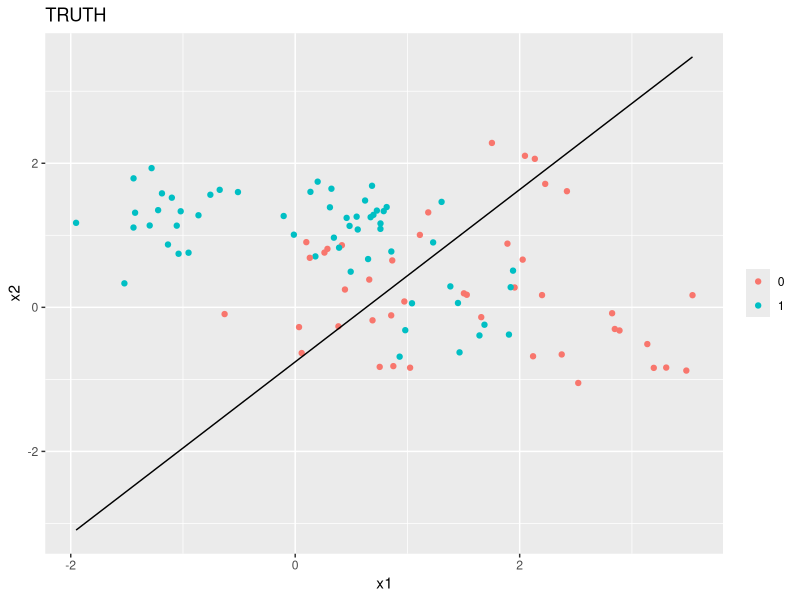
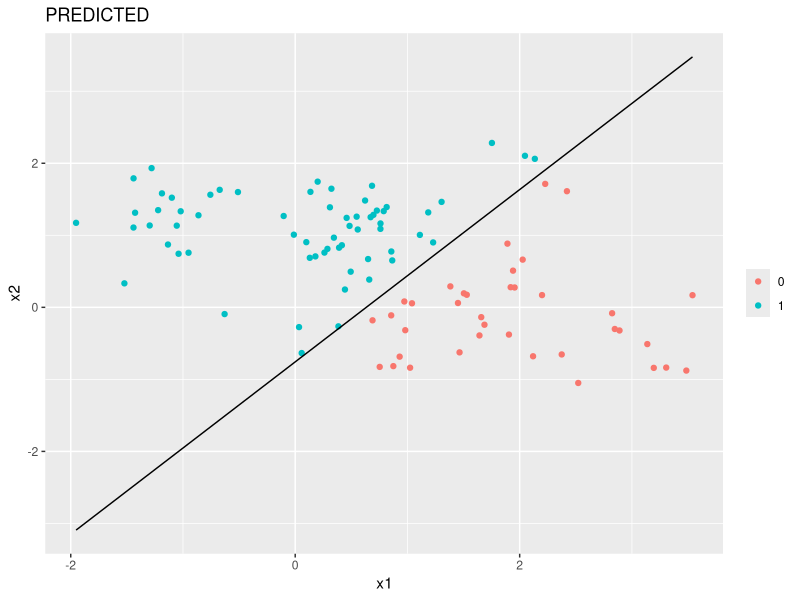

Write R code to recreate these figures, in order. (Note: this script raises an error after producing the figures.)
# Chapter 2 Normal Mixture Models Simulation
# Alexander Durbin
# Worry about optimization later

rm(list = ls())

library(tidyverse)
library(MASS)

set.seed(11271992)


# Generate Data -----------------------------------------------------------

# generate centroids
mu <- c(1, 0)
sigma <- diag(1, nrow = 2)
center <- mvrnorm(n = 5, mu = mu, Sigma = sigma)
centroids <- tibble(x1 = center[, 1], x2 = center[, 2], class = rep(0, 5))


mu <- c(0, 1)
center <- mvrnorm(n = 5, mu = mu, Sigma = sigma)
tmp <- tibble(x1 = center[, 1], x2 = center[, 2], class = rep(1, 5))

centroids <- bind_rows(centroids, tmp)

# generate data

my_data <- tibble(x1 = rep(0, 100), x2 = rep(0, 100), class = rep(NA, 100),
                  subclass = rep(NA, 100))

# make this a function with apply statement later
for (i in 1:nrow(my_data)) {
  
  row_index <- sample(1:10, 1)
  
  new_point <- mvrnorm(n = 1,
                       mu = c(centroids$x1[row_index], centroids$x2[row_index]),
                       Sigma = sigma / 5) 
  
  my_data$x1[i] = new_point[1]
  my_data$x2[i] = new_point[2]
  my_data$class[i] = centroids$class[row_index]
  my_data$subclass[i] = row_index
  
}


# Least squares classification and error rates ----------------------------

# linear model using x1, x2 to predict 0,1 response
lmfit <- lm(class ~ x1 + x2, data = my_data)

# create model matrix
tmp <- my_data %>% 
  dplyr::select(x1, x2) %>% 
  mutate(intercept = rep(1, nrow(my_data))) %>% 
  dplyr::select(intercept, x1, x2)

# predicted values
my_data$yhat <- as.matrix(tmp) %*% coefficients(lmfit)

# encoding of classes
my_data <- my_data %>% 
  mutate(pred_class_reg = ifelse(yhat > 0.5, 1, 0))

my_data <- my_data %>% 
  mutate(x1_seq = seq(min(x1), max(x1), length.out = nrow(my_data))) %>% 
  mutate(x2_seq = (0.5 - coefficients(lmfit)[1] - coefficients(lmfit)[2] * x1_seq) / coefficients(lmfit)[3])

# plot data by class
ggplot(data = my_data) +
  geom_point(mapping = aes(x = x1, y = x2, color = factor(class))) +
  theme(legend.title=element_blank()) +
  ggtitle('TRUTH') +
  geom_line(mapping = aes(x = x1_seq, y = x2_seq))

ggplot(data = my_data) +
  geom_point(mapping = aes(x = x1, y = x2, color = factor(pred_class_reg))) +
  theme(legend.title=element_blank()) +
  ggtitle('PREDICTED') +
  geom_line(mapping = aes(x = x1_seq, y = x2_seq))

# Get terms for confusion matrix as in HW0

a <- my_data %>% 
  filter(class == 0, pred_class_reg == 0) %>% 
  nrow()

b <- my_data %>% 
  filter(class == 0, pred_class_reg == 1) %>% 
  nrow()

c <- my_data %>% 
  filter(class == 1, pred_class_reg == 0) %>% 
  nrow()

d <- my_data %>% 
  filter(class == 1, pred_class_reg == 1) %>% 
  nrow()

f_pos_reg <- b / (a + b)
f_neg_reg <- c / (c + d)


# Optimal separating boundary for sequence data ---------------------------------------------

# generate sequences for calculating class probabilities and plotting
# x1_seq <- seq(min(my_data$x1), max(my_data$x1), by = 0.01)
# x2_seq <- seq(min(my_data$x2), max(my_data$x2), length.out = length(x1_seq))
# seq_mat <- cbind(x1_seq, x2_seq)

# function to compute the normal density given data and centroid
# consider using dmvtnorm instead
# norm_den <- function(vec, cent){
#   
#   diff <- vec - cent
#   diff <- as.matrix(diff)
#   thing <- exp((-5 / 2) * diff %*% t(diff))
#   return(thing)
#   
# }

# class 1 numerator and denominator storage
# c1_num <- matrix(data = 0, ncol = 5, nrow = length(x1_seq))
# c1_den <- matrix(data = 0, ncol = 10, nrow = length(x1_seq))

# loop through the centroids and fill each column of c1_num with the density
# for that particular centroid
# for(i in 1:5){
#   # c1_num[, i] <- apply(seq_mat, 1, function(g) norm_den(g, centroids[i, 1:2]))
#   c1_num[, i] <- apply(
#     seq_mat, 1,
#     function(g) dmvnorm(x = g, mean = as.matrix(centroids[i, 1:2]), sigma = diag(1/5, nrow = 2))
#   )
# }
# 
# # do the same except for all 10 centroids
# for(i in 1:10){
#   # c1_den[, i] <- apply(seq_mat, 1, function(g) norm_den(g, centroids[i, 1:2]))
#   c1_den[, i] <- apply(
#     seq_mat, 1,
#     function(g) dmvnorm(x = g, mean = as.matrix(centroids[i, 1:2]), sigma = diag(1/5, nrow = 2))
#   )
# }
# 
# # now sum across the rows
# c1_num <- apply(c1_num, 1, sum)
# c1_den <- apply(c1_den, 1, sum)
# 
# # make a dataframe and add column of the probabilities derived in class
# # make a new column of 1 - class 1 probs = class 2 probs
# seq_mat <- as.tibble(seq_mat) %>%
#   mutate(class_1_probs = c1_num/c1_den) %>% 
#   mutate(class_2_probs = 1 - class_1_probs)
#   
# # find observations where class probabilites are approximately equal
# seq_mat <- seq_mat %>% 
#   filter(abs(class_1_probs - class_2_probs) < 5e-2)
# 
# # failed plot attempt
# ggplot() +
#   geom_point(data = my_data, mapping = aes(x = x1, y = x2, color = factor(class))) +
#   theme(legend.title=element_blank()) +
#   ggtitle('TRUTH') +
#   geom_curve(data = seq_mat, mapping = aes(x = x1_seq, y = x2_seq, xend = min(my_data$x1), yend = min(my_data$x2)))
#   

# Bayes Optimal Classifier for true data ----------------------------------

c1_num <- matrix(data = 0, ncol = 5, nrow = nrow(my_data))
c1_den <- matrix(data = 0, ncol = 10, nrow = nrow(my_data))

# loop through the centroids and fill each column of c1_num with the density
# for that particular centroid
for(i in 1:5){
  # c1_num[, i] <- apply(seq_mat, 1, function(g) norm_den(g, centroids[i, 1:2]))
  c1_num[, i] <- apply(
    as.matrix(my_data[, 1:2]), 1,
    function(g) dmvnorm(x = g, mean = as.matrix(centroids[i, 1:2]), sigma = diag(1/5, nrow = 2))
  )
}

# do the same except for all 10 centroids
for(i in 1:10){
  # c1_den[, i] <- apply(seq_mat, 1, function(g) norm_den(g, centroids[i, 1:2]))
  c1_den[, i] <- apply(
    as.matrix(my_data[, 1:2]), 1,
    function(g) dmvnorm(x = g, mean = as.matrix(centroids[i, 1:2]), sigma = diag(1/5, nrow = 2))
  )
}

# now sum across the rows
c1_num <- apply(c1_num, 1, sum)
c1_den <- apply(c1_den, 1, sum)

# make a dataframe and add column of the probabilities derived in class
# make a new column of 1 - class 1 probs = class 2 probs
my_data <- my_data %>%
  mutate(class_1_probs = c1_num/c1_den) %>% 
  mutate(class_2_probs = 1 - class_1_probs) %>% 
  mutate(bayes_pred_class = ifelse(class_1_probs > class_2_probs, 0, 1))
  
# Get terms for confusion matrix as in HW0

a <- my_data %>% 
  filter(class == 0, bayes_pred_class == 0) %>% 
  nrow()

b <- my_data %>% 
  filter(class == 0, bayes_pred_class == 1) %>% 
  nrow()

c <- my_data %>% 
  filter(class == 1, bayes_pred_class == 0) %>% 
  nrow()

d <- my_data %>% 
  filter(class == 1, bayes_pred_class == 1) %>% 
  nrow()

f_pos_bayes <- b / (a + b)
f_neg_bayes <- c / (c + d)

my_data %>% 
  filter((class_1_probs - class_2_probs) < 1e-5)
# 45 things close together
